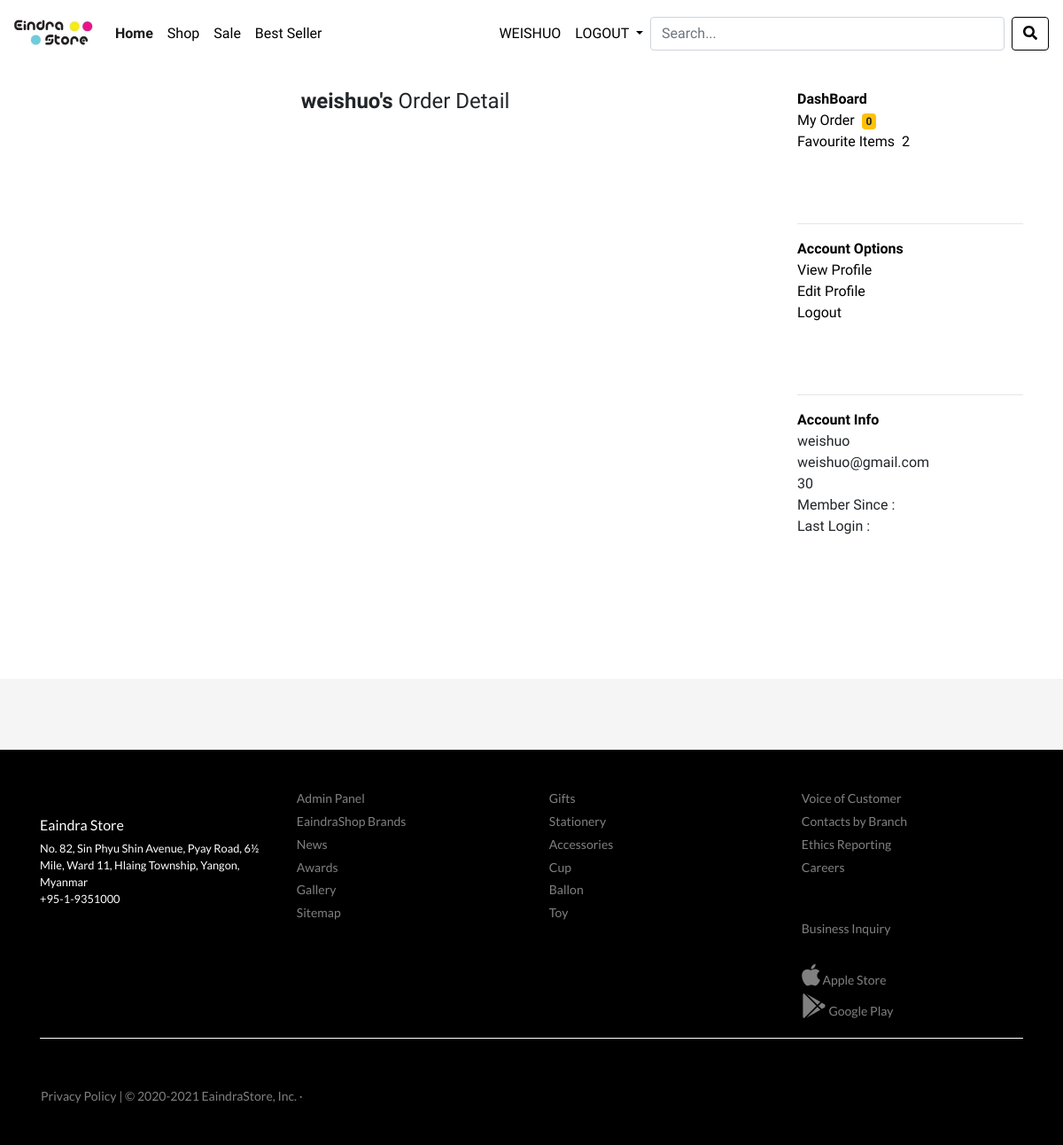
/myorder_detail.php (signed in), run on the app's committed database.
### tables this page shows
CREATE TABLE `customer` (
  `id` int(11) NOT NULL,
  `name` varchar(255) NOT NULL,
  `email` varchar(255) NOT NULL,
  `pass` varchar(255) NOT NULL,
  `customer_img` varchar(255) NOT NULL
);

CREATE TABLE `categories` (
  `cat_id` int(11) NOT NULL,
  `cat_name` varchar(255) NOT NULL,
  `created_date` datetime NOT NULL,
  `modified_date` datetime NOT NULL
);

### myorder_detail.php (the view, shortened to what this page needs)
<?php
  include('confs/config.php');
  include('001header.php');
  include('004navbar.php');
  $customer = $_SESSION['email'];
  $c = "SELECT * FROM customer WHERE email = '$customer'";
  $r = mysqli_query($mysqli,$c);
  $row_c =mysqli_fetch_assoc($r);
  $customer_id = $row_c['id'];
  $order_id = $_GET['id'];
  $sql = "SELECT * FROM orders WHERE customer = '$customer' and order_id ='$order_id'";
  $run = mysqli_query($mysqli,$sql);
  $count = mysqli_num_rows($run);
  $sql2 = "SELECT * FROM add_to_favourite WHERE customer_id='$customer_id'";
  $run2 =mysqli_query($mysqli,$sql2);
  $count_fav = mysqli_num_rows($run2);
?>
<br>
 <div class="container">
   <div class="row">
     <div class="col-md-9">
      <h4 style="text-align: center;"><b><?php echo $row_c['name'] ?>'s</b> Order Detail</h4>
      <br>
     </div>
        <div class="col-md-3">
       <ul class="dash">
        <li>
            <b><a href="index.php">DashBoard</a></b>
          </li>
          <li><a href='myorder.php'>My Order<span class='badge badge-warning' style='margin-left: 8px;'><?php echo $count ?></a></li>
          <li><a href='dashboard.php'>Favourite Items<span class='label label-danger' style='margin-left: 8px;'><?php echo $count_fav ?></a></li>
        </ul><br><br>
        <hr>
         <ul class="dash">
        <li>
            <b><a href="index.php">Account Options</a></b>
          </li>
          <li><a href=''>View Profile</a></li>
          <li><a href=''>Edit Profile</a></li>
          <li><a href=''>Logout</a></li>
        </ul><br><br>
        <hr>
         <ul class="dash">
        <li>
            <b><a href="index.php">Account Info</a></b>
          </li>
          <li><?php echo $row_c['name'] ?></li>
          <li><?php echo $row_c['email'] ?></li>
          <li><?php echo $customer_id ?></li>
          <li>Member Since : </li>
          <li>Last Login : </li>
        </ul><br><br>
     </div>
   </div>
 </div>
 <?php   include('002footer.php'); ?>

### 004navbar.php (shortened to what this page needs)
<nav class="navbar navbar-expand-lg navbar-light bg-white">
  <a class="navbar-brand" href="index.php"><img src="image/e.jpg" width="90" ></a>
  <div class="collapse navbar-collapse" id="navbarSupportedContent">
    <ul class="navbar-nav mr-auto">
      <li class="nav-item active">
        <a class="nav-link" href="index.php">Home <span class="sr-only">(current)</span></a>
      </li>
      <li class="nav-item">
        <a class="nav-link" href="product.php">Shop</a>
      </li>
      <li class="nav-item">
        <a class="nav-link" href="sale.php">Sale</a>
      </li>
       <li class="nav-item">
        <a class="nav-link" href="best-seller.php">Best Seller</a>
      </li>
    </ul>
      <ul class="navbar-nav">
       <?php if(!isset($_SESSION['email'])){ ?>
            <li class="nav-item dropdown">
        <a class="nav-link dropdown-toggle" href="#" id="navbarDropdown" role="button" data-toggle="dropdown" aria-haspopup="true" aria-expanded="false">
          LOGIN/REGISTER
        </a>
        <div class="dropdown-menu" aria-labelledby="navbarDropdown">
          <a class="dropdown-item" href="checkout.php">LOGIN</a>
          <a class="dropdown-item" href="ajax-registration-script-with-php-mysql-and-jquery/index.php">REGISTER</a>
        </div>
      </li>
       <?php } else{ ?>
        <?php
        include('confs/config.php');
    $email = $_SESSION['email'];
    $sql_customer = mysqli_query($mysqli,"SELECT * FROM customer WHERE email = '$email'");
    $row_customer = mysqli_fetch_assoc($sql_customer);
?>
          <li class="nav-item">
        <a class="nav-link" href="myorder.php" style="text-transform: uppercase;">
          <?php echo $row_customer['name'] ?> </a>
      </li>
             <li class="nav-item dropdown">
        <a class="nav-link dropdown-toggle" href="#" id="navbarDropdown" role="button" data-toggle="dropdown" aria-haspopup="true" aria-expanded="false">
          LOGOUT
        </a>
      </li>
        <?php } ?>
      </ul>
      <form method="get" action="search.php" class="form-inline my-2 my-lg-0">
   <div class='soso' ng-controller="fetchCtrl" ng-click='containerClicked();' >
           <input type='text' name="user_query" class="form-control mr-sm-2" ng-keyup='fetchUsers()' ng-click='searchboxClicked($event);' ng-model='searchText' placeholder='Search...'><br>
        </div>
          <button name="search" class="btn btn-outline-dark my-2 my-sm-0" type="submit"><span class="fa fa-search"></span></button>
    </form>
  </div>
</nav>

### 002footer.php (shortened to what this page needs)
<br><br><br><br>
<footer id="footer-sub">
</footer>
  <footer id="footer-main">
    <div class="container">
      <div class="row">
        <div class="col-sm-3">
            <br>
            <h6 class="mt-3">Eaindra Store</h6>
            <p>
              No. 82, Sin Phyu Shin Avenue, Pyay Road, 6½ Mile, Ward 11, Hlaing Township, Yangon, Myanmar<br>
              +95-1-9351000
            </p>
        </div>
        <div class="col-sm-3">
          <a  href="admin/">Admin Panel</a>
          <a href="">EaindraShop Brands</a>
          <a href="">News</a>
          <a href="">Awards</a>
          <a href="">Gallery</a>
          <a href="">Sitemap</a>
        </div>
        <div class="col-sm-3">
           <?php
               include('confs/config.php');
                $query = "SELECT * FROM categories order by cat_id desc";
                $result = mysqli_query($mysqli,$query);
                while($row = mysqli_fetch_assoc($result) ){
                    $id = $row['cat_id'];
                ?>
                <a href="product.php?cat=<?php echo $id ?>"><?php echo $row['cat_name'] ?></a>
            <?php } ?>
        </div>
        <div class="col-sm-3">
          <a href="">Voice of Customer</a>
          <a href="">Contacts by Branch</a>
          <a href="">Ethics Reporting</a>
          <a href="">Careers</a>
          <br><br>
          <a href="">Business Inquiry</a>
          <br>
          <a href="" class="ico"><i class="fab fa-apple fa-2x"></i> Apple Store</a>
          <a href="" class="ico"><i class="fab fa-google-play fa-2x"></i> Google Play</a>
        </div>
      </div>
      <hr>
      <div class="row">
        <div class="col-sm-6">
        </div>
        <div class="col-sm-6">
        </div>
        <a href="" style="margin-left: 1rem">Privacy Policy | &copy; 2020-2021 EaindraStore, Inc. &middot; </a>
      </div>
    </div>
  </footer>

### css/sport-store.css (style rules this page uses)
html,body { font-family: 'Lato', sans-serif; font-family: 'Open Sans', sans-serif; font-family: 'Abel', sans-serif; }
.btn-outline-dark { color: #000; border-color: #000; }
.active { font-weight: bold; }

### 001header.php (style rules this page uses)
.btn-outline-dark { color: #000; background-color: transparent; background-image: none; border-color: #000; }
html,body { font-family: 'Lato', sans-serif; font-family: 'Open Sans', sans-serif; font-family: 'Abel', sans-serif; }

### 004navbar.php (style rules this page uses)
.form-inline .form-control { display: inline-block; width: 400px; vertical-align: middle; }
.navbar-light .navbar-nav .nav-link { color: #000; }

### myorder_detail.php (style rules this page uses)
.dash { list-style: none; padding: 0; }
a { color: black; }

### 002footer.php (style rules this page uses)
#footer-main { background: #000; color: white; font-size: 0.8rem; padding: 2.5rem 0; font-family: 'Lato', sans-serif; }
#footer-main a { font-size: 14px; display: block; margin: 0.3rem; color: grey; }
#footer-main hr { margin-top: 1rem; margin-bottom: 1rem; border: 0; border-top: 1px solid white; }
#footer-sub { height: 5rem; background: whitesmoke; }
.ico { font-size: 18px; margin: 0.5rem; }

### data on the page
customer: name "WEISHUO", name "weishuo", email "weishuo@gmail.com", id "30"
categories: cat_name "Gifts"
categories: cat_name "Stationery"
categories: cat_name "Accessories"
categories: cat_name "Cup"
categories: cat_name "Ballon"
categories: cat_name "Toy"

### other printed values
$count "0"
$count_fav "2"
